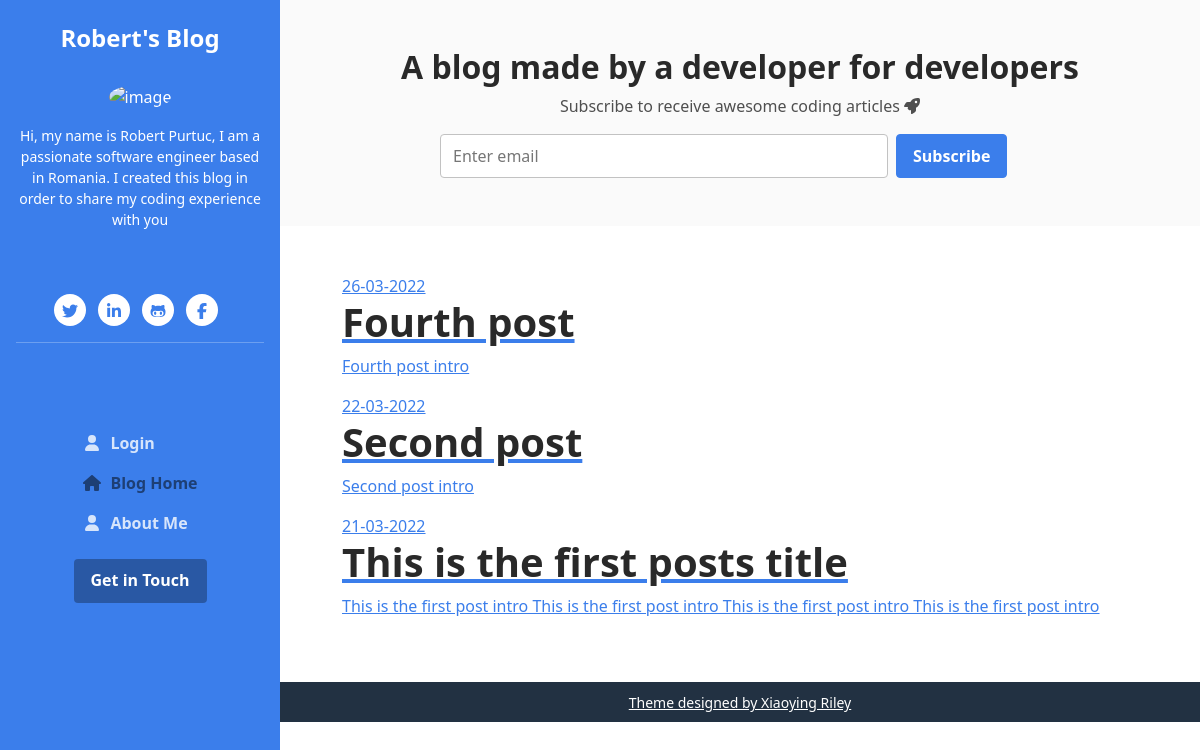
Before: /lifestyle/ with the older database file.
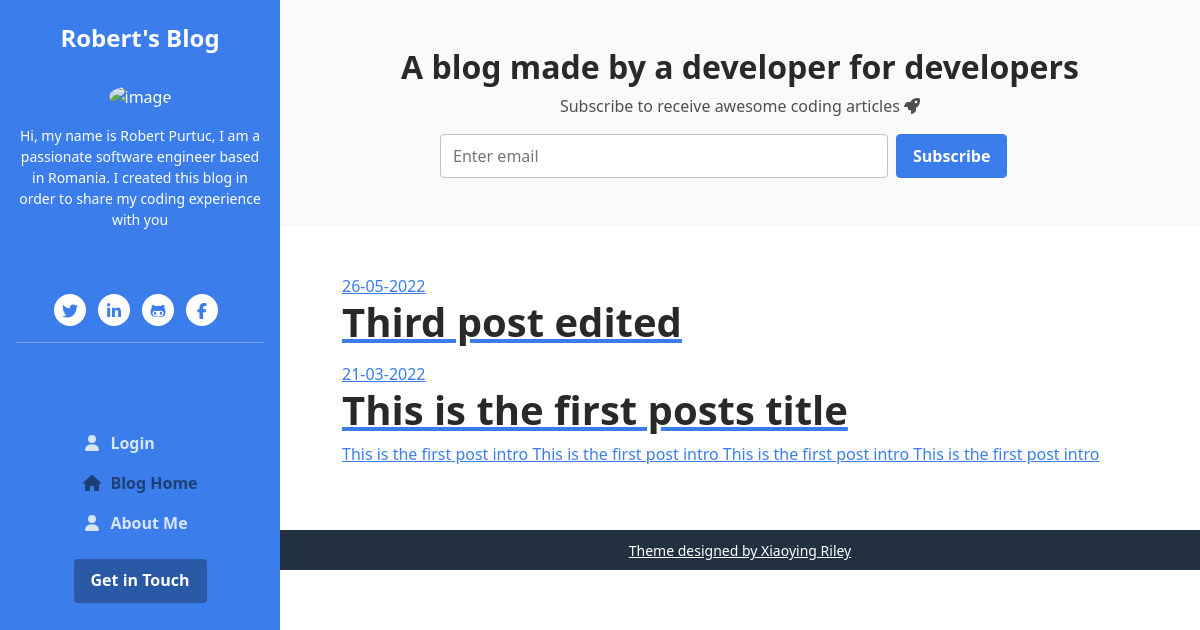
After: the same page with the newer database file.
### blog_post/models.py (models this page shows, shortened)
class Post(models.Model):
    user = models.CharField(max_length=255)
    category = models.ForeignKey(
        Category, related_name='posts', on_delete=models.CASCADE)
    title = models.CharField(max_length=255)
    slug = models.SlugField()
    intro = models.TextField()
    body = models.TextField()
    created_at = models.DateTimeField(auto_now_add=True)
    image = models.ImageField(upload_to='uploads/', blank=True, null=True)
    class Meta:
        ordering = ('-created_at',)

### blog_post/views.py (the view)
# urls.py: path("<slug:slug>/", views.category, name="category_detail"),
def category(request, slug):
    category = get_object_or_404(Category, slug=slug)
    return render(request, "blog_post/category.html", {"category": category})

### blog_post/templates/blog_post/category.html (shortened to what this page needs)
{% extends "core/base.html" %}
{% block content %}
<section class="hero ">
    <div class="hero-body">
        <section class="section">
            <div class="columns">
                <div class="column is-8 is-offset-2">
                {% for post in category.posts.all %}
                    <div class="content is-medium">
                        <a href="{% url "post_detail" post.category.slug post.slug %}"
                        <h2 class="subtitle is-4">{{ post.created_at|date:'d-m-Y' }}</h2>
                        <h1 class="title">{{ post.title }}</h1>
                        <p> {{ post.intro }}</p>
                    </div>
                    {% endfor %}
                </div>
            </div>
        </section>
        {% endblock %}

### core/templates/core/base.html (shortened to what this page needs)
<!DOCTYPE html>
<html lang="en">
<head>
    {% load static %}
    <link href="https://cdn.jsdelivr.net/npm/summernote@0.8.18/dist/summernote-lite.min.css" rel="stylesheet">
    <link id="theme-style" rel="stylesheet" href={% static "/css/theme-3.css"%}>
    <link rel="stylesheet" href="//cdnjs.cloudflare.com/ajax/libs/highlight.js/9.14.2/styles/monokai-sublime.min.css">
</head>
<body>
    <header class="header text-center">
	    <h1 class="blog-name pt-lg-4 mb-0"><a class="no-text-decoration" href={% url "front_page" %}>Robert's Blog</a></h1>
	    <nav class="navbar navbar-expand-lg navbar-dark" >
			<div id="navigation" class="collapse navbar-collapse flex-column" >
                <div class="profile-section pt-3 pt-lg-0">
                    <img class="profile-image mb-3 rounded-circle mx-auto" src={%static "/images/profile.png" %} alt="image" >
                    <div class="bio mb-3">Hi, my name is Robert Purtuc, I am a passionate software engineer based in Romania. I created this blog in order to share my coding experience with you<br></div>
                    <ul class="social-list list-inline py-5 mx-auto">
                        <li class="list-inline-item"><a href="https://twitter.com/RobertPurtuc"><i class="fab fa-twitter fa-fw"></i></a></li>
                        <li class="list-inline-item"><a href="https://www.linkedin.com/in/purtuc-robert/"><i class="fab fa-linkedin-in fa-fw"></i></a></li>
                        <li class="list-inline-item"><a href="https://github.com/PurtucRobert"><i class="fab fa-github-alt fa-fw"></i></a></li>
                        <li class="list-inline-item"><a href="https://github.com/PurtucRobert"><i class="fab fa-facebook-f"></i></a></li
                    </ul>
                    <hr>
                </div>
				<ul class="navbar-nav flex-column text-start">
                    {% if user.is_authenticated %}
                    <li class="nav-item">
					    <a class="nav-link" href={% url "logout" %}><i class="fa fa-user fa-fw me-2" aria-hidden="true"></i>Logout</a>
					</li>
                    <li class="nav-item">
					    <a class="nav-link" href={% url "admin:index" %}><i class="fa fa-user fa-fw me-2" aria-hidden="true"></i>Admin Page</a>
					</li>
                    <li class="nav-item">
					    <a class="nav-link active" href={% url "add_blog_post" %}><i class="fa-solid fa-file-pen"></i>Add blog post <span class="sr-only">(current)</span></a>
					</li>
                    {%else%}
                    <li class="nav-item">
					    <a class="nav-link" href={% url "login" %}><i class="fa fa-user fa-fw me-2" aria-hidden="true"></i>Login</a>
					</li>
                    {% endif %}
                    <li class="nav-item">
					    <a class="nav-link active" href={% url "front_page" %}><i class="fas fa-home fa-fw me-2"></i>Blog Home <span class="sr-only">(current)</span></a>
					</li>
					<li class="nav-item">
					    <a class="nav-link" href="https://www.robertpurtuc.dev"><i class="fas fa-user fa-fw me-2"></i>About Me</a>
					</li>
				</ul>
				<div class="my-2 my-md-3">
				    <a class="btn btn-primary" href={% url "contact_me" %}>Get in Touch</a>
				</div>
			</div>
		</nav>
    </header>
    <div class="main-wrapper">
	    <section class="cta-section theme-bg-light py-5">
		    <div class="container text-center single-col-max-width">
			    <h2 class="heading"> A blog made by a developer for developers</h2>
			    <div class="intro">Subscribe to receive awesome coding articles <i class="fas fa-rocket"></i></div>
			    <div class="single-form-max-width pt-3 mx-auto">
				    <form method="POST" class="signup-form row g-2 g-lg-2 align-items-center">
                        <div class="col-12 col-md-9">
	                        <input type="email" id="sendemail" name="sendemail" class="form-control me-md-1 sendemail" placeholder="Enter email">
	                    </div>
	                    <div class="col-12 col-md-2">
	                        <button type="submit" class="btn btn-primary">Subscribe</button>
	                    </div>
	                </form>
			    </div>
		    </div>
	    </section>
        <section class="blog-list px-3 py-5 p-md-5">
            <div class="container single-col-max-width">
                {%block content%}
                {%endblock%}
            </div>
            </div>
        </section>
	    <footer class="footer text-center py-2 theme-bg-dark">
            <small class="copyright">Theme designed by <a href="https://themes.3rdwavemedia.com" target="_blank">Xiaoying Riley
	    </footer>
    </div>
</body>
</html>

Changed rows visible on the page:
removed Post: created_at "26-03-2022", title "Fourth post", intro "Fourth post intro"
removed Post: created_at "22-03-2022", title "Second post", intro "Second post intro"
added Post: created_at "26-05-2022", title "Third post edited"
